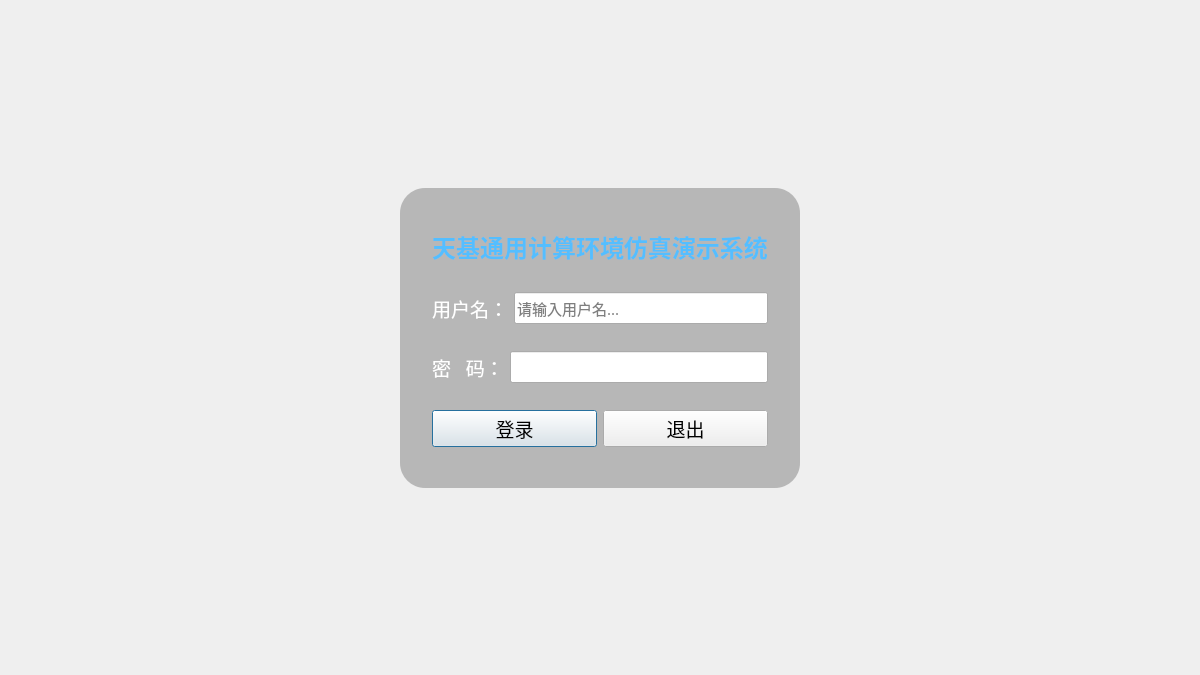
<?xml version="1.0" encoding="UTF-8"?>
<ui version="4.0">
 <class>LoginDialog</class>
 <widget class="QDialog" name="LoginDialog">
  <property name="geometry">
   <rect>
    <x>0</x>
    <y>0</y>
    <width>1200</width>
    <height>675</height>
   </rect>
  </property>
  <property name="sizePolicy">
   <sizepolicy hsizetype="Fixed" vsizetype="Fixed">
    <horstretch>0</horstretch>
    <verstretch>0</verstretch>
   </sizepolicy>
  </property>
  <property name="minimumSize">
   <size>
    <width>1200</width>
    <height>675</height>
   </size>
  </property>
  <property name="maximumSize">
   <size>
    <width>1200</width>
    <height>675</height>
   </size>
  </property>
  <property name="font">
   <font>
    <family>AcadEref</family>
    <pointsize>16</pointsize>
   </font>
  </property>
  <property name="windowTitle">
   <string>登录</string>
  </property>
  <property name="styleSheet">
   <string notr="true">LoginDialog{border-image: url(:/SatelliteSim/Resources/Login.jpg);}</string>
  </property>
  <layout class="QHBoxLayout" name="horizontalLayout">
   <item>
    <spacer name="horizontalSpacer">
     <property name="orientation">
      <enum>Qt::Horizontal</enum>
     </property>
     <property name="sizeHint" stdset="0">
      <size>
       <width>40</width>
       <height>20</height>
      </size>
     </property>
    </spacer>
   </item>
   <item>
    <layout class="QVBoxLayout" name="verticalLayout_2">
     <item>
      <spacer name="verticalSpacer">
       <property name="orientation">
        <enum>Qt::Vertical</enum>
       </property>
       <property name="sizeHint" stdset="0">
        <size>
         <width>20</width>
         <height>40</height>
        </size>
       </property>
      </spacer>
     </item>
     <item>
      <widget class="QWidget" name="widgetLoginPanel" native="true">
       <property name="minimumSize">
        <size>
         <width>400</width>
         <height>300</height>
        </size>
       </property>
       <property name="maximumSize">
        <size>
         <width>400</width>
         <height>300</height>
        </size>
       </property>
       <property name="font">
        <font>
         <family>Adobe Devanagari</family>
         <pointsize>11</pointsize>
        </font>
       </property>
       <property name="styleSheet">
        <string notr="true">QWidget#widgetLoginPanel {background-color: rgba(128, 128, 128, 128);border-radius: 25px;}</string>
       </property>
       <layout class="QVBoxLayout" name="verticalLayout">
        <property name="spacing">
         <number>6</number>
        </property>
        <property name="leftMargin">
         <number>32</number>
        </property>
        <property name="topMargin">
         <number>20</number>
        </property>
        <property name="rightMargin">
         <number>32</number>
        </property>
        <property name="bottomMargin">
         <number>20</number>
        </property>
        <item>
         <layout class="QHBoxLayout" name="horizontalLayout_5">
          <item>
           <widget class="QLabel" name="label_3">
            <property name="sizePolicy">
             <sizepolicy hsizetype="Preferred" vsizetype="Fixed">
              <horstretch>0</horstretch>
              <verstretch>0</verstretch>
             </sizepolicy>
            </property>
            <property name="font">
             <font>
              <family>微软雅黑</family>
              <pointsize>18</pointsize>
              <weight>75</weight>
              <bold>true</bold>
             </font>
            </property>
            <property name="styleSheet">
             <string notr="true">background-color: rgba(255, 255, 255, 0);
color: rgb(84, 190, 255);</string>
            </property>
            <property name="text">
             <string>天基通用计算环境仿真演示系统</string>
            </property>
            <property name="textFormat">
             <enum>Qt::AutoText</enum>
            </property>
            <property name="alignment">
             <set>Qt::AlignCenter</set>
            </property>
           </widget>
          </item>
         </layout>
        </item>
        <item>
         <layout class="QHBoxLayout" name="horizontalLayout_2">
          <item>
           <widget class="QLabel" name="label">
            <property name="font">
             <font>
              <family>微软雅黑</family>
              <pointsize>14</pointsize>
             </font>
            </property>
            <property name="styleSheet">
             <string notr="true">background-color: rgba(255, 255, 255, 0);
color: rgb(255, 255, 255);</string>
            </property>
            <property name="text">
             <string>用户名：</string>
            </property>
            <property name="textFormat">
             <enum>Qt::AutoText</enum>
            </property>
           </widget>
          </item>
          <item>
           <widget class="QLineEdit" name="lineEditName">
            <property name="minimumSize">
             <size>
              <width>0</width>
              <height>32</height>
             </size>
            </property>
            <property name="font">
             <font>
              <family>幼圆</family>
              <pointsize>11</pointsize>
             </font>
            </property>
            <property name="statusTip">
             <string/>
            </property>
            <property name="accessibleName">
             <string/>
            </property>
            <property name="inputMask">
             <string/>
            </property>
            <property name="frame">
             <bool>true</bool>
            </property>
            <property name="echoMode">
             <enum>QLineEdit::Normal</enum>
            </property>
            <property name="cursorPosition">
             <number>0</number>
            </property>
            <property name="readOnly">
             <bool>false</bool>
            </property>
            <property name="placeholderText">
             <string>请输入用户名...</string>
            </property>
            <property name="cursorMoveStyle">
             <enum>Qt::LogicalMoveStyle</enum>
            </property>
           </widget>
          </item>
         </layout>
        </item>
        <item>
         <layout class="QHBoxLayout" name="horizontalLayout_3">
          <item>
           <widget class="QLabel" name="label_2">
            <property name="font">
             <font>
              <family>微软雅黑</family>
              <pointsize>14</pointsize>
             </font>
            </property>
            <property name="styleSheet">
             <string notr="true">background-color: rgba(255, 255, 255, 0);
color: rgb(255, 255, 255);</string>
            </property>
            <property name="text">
             <string>密   码：</string>
            </property>
           </widget>
          </item>
          <item>
           <widget class="QLineEdit" name="lineEditPwd">
            <property name="minimumSize">
             <size>
              <width>0</width>
              <height>32</height>
             </size>
            </property>
            <property name="font">
             <font>
              <family>Adobe Devanagari</family>
              <pointsize>11</pointsize>
             </font>
            </property>
            <property name="text">
             <string/>
            </property>
            <property name="echoMode">
             <enum>QLineEdit::Password</enum>
            </property>
            <property name="placeholderText">
             <string/>
            </property>
           </widget>
          </item>
         </layout>
        </item>
        <item>
         <layout class="QHBoxLayout" name="horizontalLayout_4">
          <item>
           <widget class="QPushButton" name="pushButtonLogin">
            <property name="font">
             <font>
              <family>黑体</family>
              <pointsize>14</pointsize>
             </font>
            </property>
            <property name="styleSheet">
             <string notr="true"/>
            </property>
            <property name="text">
             <string>登录</string>
            </property>
           </widget>
          </item>
          <item>
           <widget class="QPushButton" name="pushButtonQuit">
            <property name="font">
             <font>
              <family>黑体</family>
              <pointsize>14</pointsize>
             </font>
            </property>
            <property name="styleSheet">
             <string notr="true"/>
            </property>
            <property name="text">
             <string>退出</string>
            </property>
            <property name="checkable">
             <bool>false</bool>
            </property>
           </widget>
          </item>
         </layout>
        </item>
       </layout>
      </widget>
     </item>
     <item>
      <spacer name="verticalSpacer_2">
       <property name="orientation">
        <enum>Qt::Vertical</enum>
       </property>
       <property name="sizeHint" stdset="0">
        <size>
         <width>20</width>
         <height>40</height>
        </size>
       </property>
      </spacer>
     </item>
    </layout>
   </item>
   <item>
    <spacer name="horizontalSpacer_2">
     <property name="orientation">
      <enum>Qt::Horizontal</enum>
     </property>
     <property name="sizeHint" stdset="0">
      <size>
       <width>40</width>
       <height>20</height>
      </size>
     </property>
    </spacer>
   </item>
  </layout>
 </widget>
 <layoutdefault spacing="6" margin="11"/>
 <resources>
  <include location="SatelliteSim.qrc"/>
 </resources>
 <connections/>
</ui>
